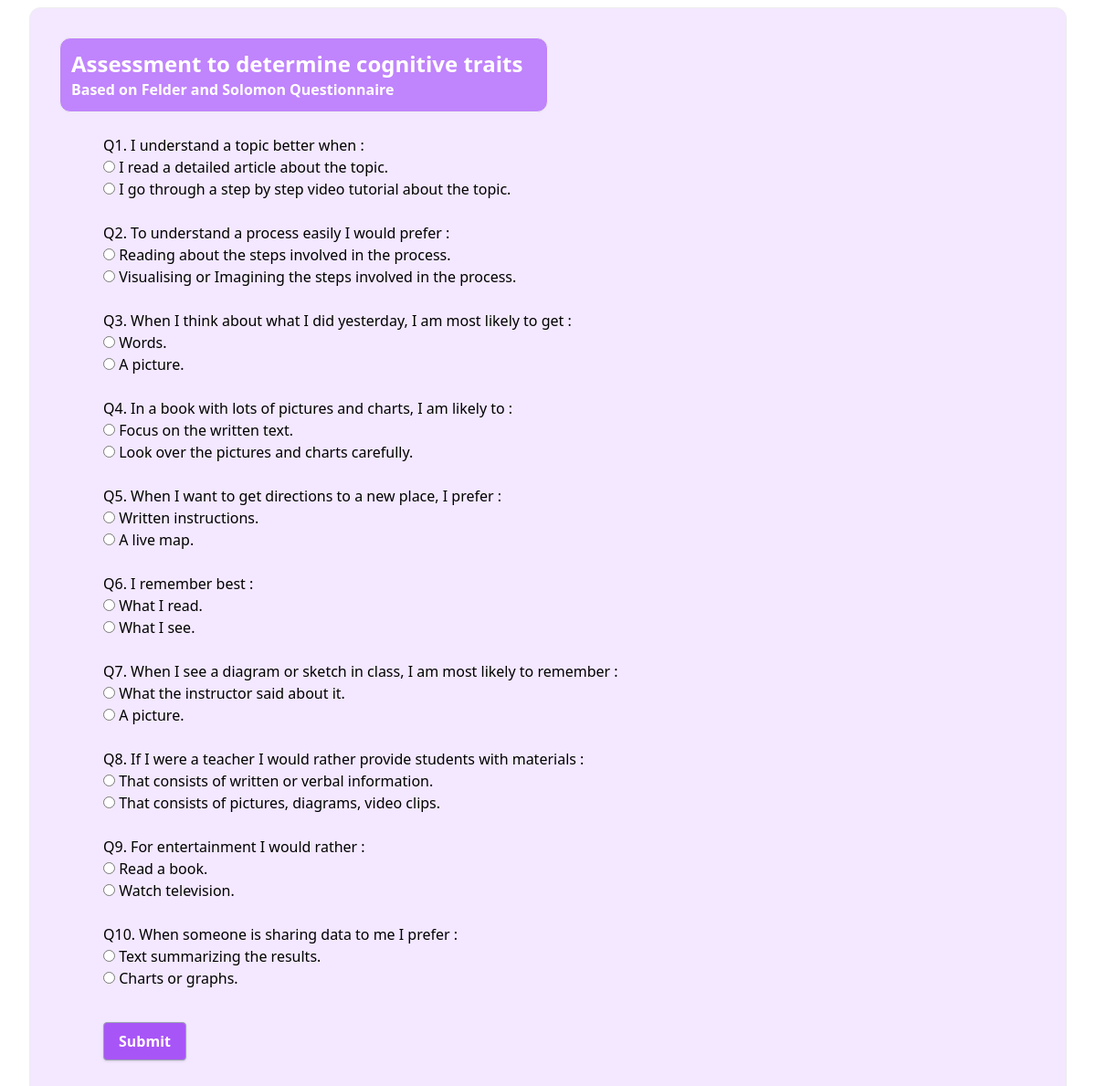
The app's page /cognitiveTest with its own data.
### App/models.py (models this page shows, shortened)
class Cognitive(models.Model):
    question = models.CharField(max_length=1000)
    option_text = models.CharField(max_length=100)
    option_visual = models.CharField(max_length=100)

### App/views.py (the view)
# urls.py: path('cognitiveTest', views.cognitiveTest),
def cognitiveTest(request):
    cogQuest = Cognitive.objects.all()
    return render(request, 'cogTest.html', { 'cogQuest' : cogQuest})

### templates/cogTest.html (shortened to what this page needs)
<!DOCTYPE html>
<html lang="en">
<head>
    <link rel="stylesheet" href="https://unpkg.com/tailwindcss/dist/tailwind.min.css" />
    <script src="https://cdn.tailwindcss.com"></script>
    <link rel="stylesheet" href="https://use.fontawesome.com/releases/v5.15.4/css/all.css"
>
    <link href="https://unpkg.com/tailwindcss@^1.0/dist/tailwind.min.css" rel="stylesheet" />
</head>
<body class="pl-8 pr-8 pb-4 pt-2">
    <div class="p-8 bg-purple-100" style="border : 1px groove; border-radius: 12px;">
        <div style="border : 1px groove; border-radius: 12px; width: 50%;" class="p-3 bg-purple-400">
            <h1 class="text-white text-2xl"><b>Assessment to determine cognitive traits</b></h1>
            <p class="text-white text-1xl"><b>Based on Felder and Solomon Questionnaire</b></p>
        </div>
        <div class="px-8 py-4">
            <form action="/cogScore" method="POST" class="ml-4 mt-2"> {% csrf_token %}
               {% for quest in cogQuest %}
                    <h3 name="ques1">Q{{ forloop.counter }}. {{quest.question}}</h3>
                    <input type="radio"  name="op{{forloop.counter}}" value="1" required>
                    <label>{{quest.option_text}}</label><br>
                    <input type="radio"  name="op{{forloop.counter}}" value="2" required>
                    <label >{{quest.option_visual}}</label><br><br>
                {% endfor %}
                <button type="submit"  class="bg-purple-500 hover:bg-green-700 text-white font-bold py-2 px-4 border border-gray-400 rounded shadow mt-3">
                    Submit
                </button>
            </form>
        </div>
     <br>
    </div>
</body>
</html>

### records on screen
Cognitive: question "I understand a topic better when :", option_text "I read a detailed article about the topic.", option_visual "I go through a step by step video tutorial about the topic."
Cognitive: question "To understand a process easily I would prefer :", option_text "Reading about the steps involved in the process.", option_visual "Visualising or Imagining the steps involved in the process."
Cognitive: question "When I think about what I did yesterday, I am most likely to get :", option_text "Words.", option_visual "A picture."
Cognitive: question "In a book with lots of pictures and charts, I am likely to :", option_text "Focus on the written text.", option_visual "Look over the pictures and charts carefully."
Cognitive: question "When I want to get directions to a new place, I prefer :", option_text "Written instructions.", option_visual "A live map."
Cognitive: question "I remember best :", option_text "What I read.", option_visual "What I see."
Cognitive: question "When I see a diagram or sketch in class, I am most likely to remember :", option_text "What the instructor said about it.", option_visual "A picture."
Cognitive: question "If I were a teacher I would rather provide students with materials :", option_text "That consists of written or verbal information.", option_visual "That consists of pictures, diagrams, video clips."
Cognitive: question "For entertainment I would rather :", option_text "Read a book.", option_visual "Watch television."
Cognitive: question "When someone is sharing data to me I prefer :", option_text "Text summarizing the results.", option_visual "Charts or graphs."
